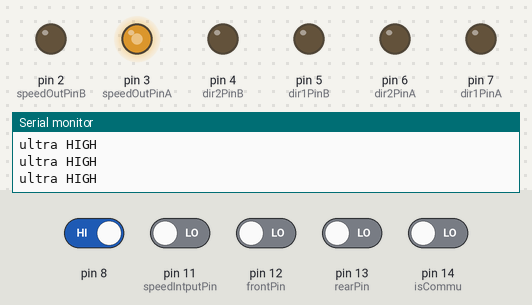
This sketch was run on a simulated Arduino Uno, built with avr-gcc and run on an emulated ATmega328P. Shown: output pins drawn as LEDs (lit = HIGH), the last lines printed to the serial monitor. The inputs (shaded band) are chosen by the test bench; at power-on: pin 8 HIGH, pin 11 (speedIntputPin), pin 12 (frontPin), pin 13 (rearPin), pin 14 (isCommu) LOW.

Above: at 1.2 s.
1.3 s: pin 8 driven LOW
At 1.6 s:
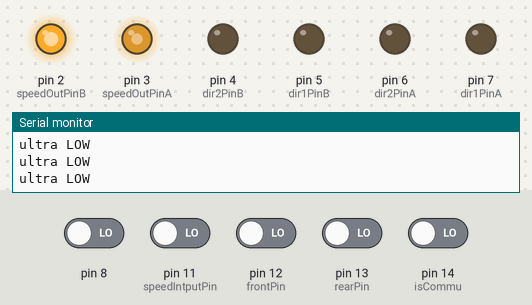
2.8 s: pin 12 (frontPin) driven HIGH
At 3.9 s:
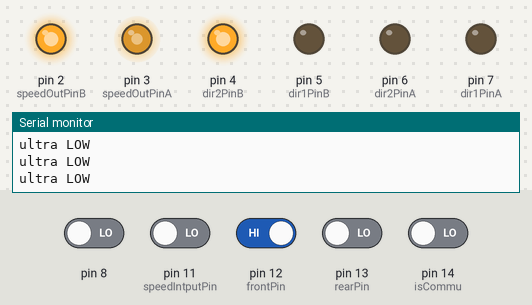
4.3 s: pin 12 (frontPin) driven LOW
At 5.0 s:
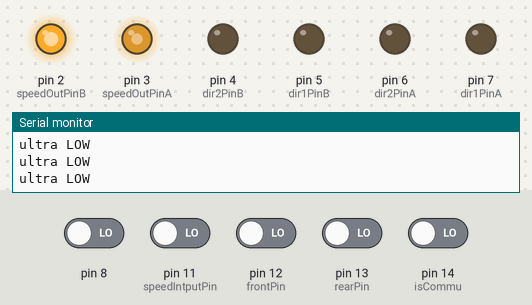
7.3 s: pin 13 (rearPin) driven HIGH
At 8.4 s:
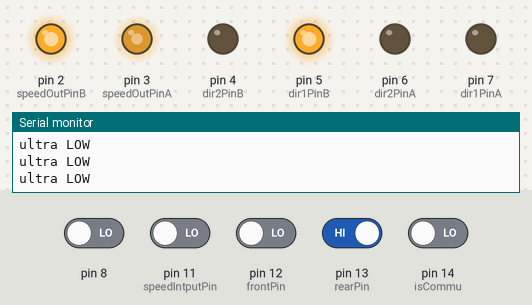
8.8 s: pin 13 (rearPin) driven LOW
At 9.5 s:
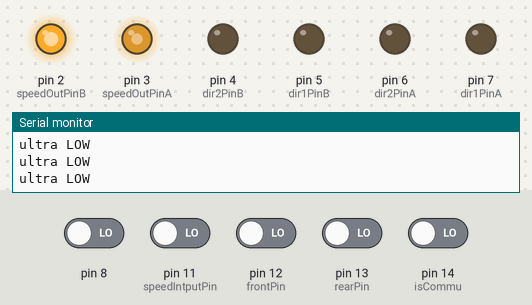
Timing chart, 0 to 11.8 s (numbered marks = the images above; inputs shaded):
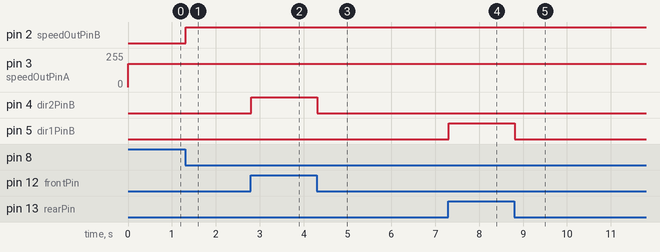

The sketch:

DCMoter2Control.ino
```cpp
int dir1PinB = 5;
int dir2PinB = 4;
int speedOutPinB = 2;


int dir1PinA = 7;
int dir2PinA = 6;
int speedOutPinA = 3;

int speedIntputPin = 11;

int frontPin = 12;
int rearPin = 13;

int commuPinFront = 19;
int commuPinRear = 18;
int commuPinRight = 17;
int commuPinLeft = 16;

int isCommu = 14;

int speed1;
int speed2;

int val;

void setup() {
    Serial.begin(9600);
    Serial.println("Start");

    pinMode(commuPinFront, INPUT);
    pinMode(commuPinRear, INPUT);
    pinMode(commuPinRight, INPUT);
    pinMode(commuPinLeft, INPUT);

    pinMode(isCommu, INPUT);

    //
    pinMode(dir1PinB, OUTPUT);
    pinMode(dir2PinB, OUTPUT);
    pinMode(speedOutPinB, OUTPUT);

    pinMode(dir1PinA, OUTPUT);
    pinMode(dir2PinA, OUTPUT);
    pinMode(speedOutPinA, OUTPUT);

    pinMode(speedIntputPin, INPUT);

    pinMode(frontPin, INPUT);
    pinMode(rearPin, INPUT);

    digitalWrite(dir1PinB, LOW);
    digitalWrite(dir2PinB, LOW);

    speed1 = 255;
    speed2 = 255;
}

void loop() {
  analogWrite(speedOutPinA, 175);

 if(digitalRead(8) == LOW) {

  Serial.println("ultra LOW");
  if(digitalRead(isCommu) == HIGH) {
      analogWrite(speedOutPinB, 255);

    if(digitalRead(commuPinFront) == HIGH) {
        frontDir();
      } else if(digitalRead(commuPinRear) == HIGH) {
        rearDir();
      } else {
        stopDirRear();
      }

      if(digitalRead(commuPinRight) == HIGH) {
        rightDir();
      } else if(digitalRead(commuPinLeft) == HIGH) {
        leftDir();
      } else {
        stopDirFront();
      }

  } else {
    if(digitalRead(speedIntputPin) == HIGH) {
      analogWrite(speedOutPinB, 140);
    } else {
      analogWrite(speedOutPinB, 255);
    }

    if(digitalRead(frontPin) == digitalRead(rearPin)) {
      stopDirRear();
    } else if(digitalRead(frontPin) == HIGH) {
      frontDir();
    } else if(digitalRead(rearPin) == HIGH) {
      rearDir();
    } else {
      stopDirRear();
    }

  }
  } else {
      Serial.println("ultra HIGH");
      stopDirRear();
  }

}

void frontDir() {
  digitalWrite(dir1PinB, LOW);
  digitalWrite(dir2PinB, HIGH);
}

void rearDir() {
  digitalWrite(dir1PinB, HIGH);
  digitalWrite(dir2PinB, LOW);
}

void stopDirRear() {
  digitalWrite(dir1PinB, LOW);
  digitalWrite(dir2PinB, LOW);
}

void rightDir() {
  digitalWrite(dir1PinA, HIGH);
  digitalWrite(dir2PinA, LOW);
}

void leftDir() {
  digitalWrite(dir1PinA, LOW);
  digitalWrite(dir2PinA, HIGH);
}

void stopDirFront() {
  digitalWrite(dir1PinA, LOW);
  digitalWrite(dir2PinA, LOW);
}
```

Measured:
- after the input at 1.3 s, pin 2 (speedOutPinB): LOW → HIGH at once
- after the input at 2.8 s, pin 4 (dir2PinB): LOW → HIGH at once
- after the input at 4.3 s, pin 4 (dir2PinB): HIGH → LOW at once
- after the input at 7.3 s, pin 5 (dir1PinB): LOW → HIGH at once
- after the input at 8.8 s, pin 5 (dir1PinB): HIGH → LOW at once
